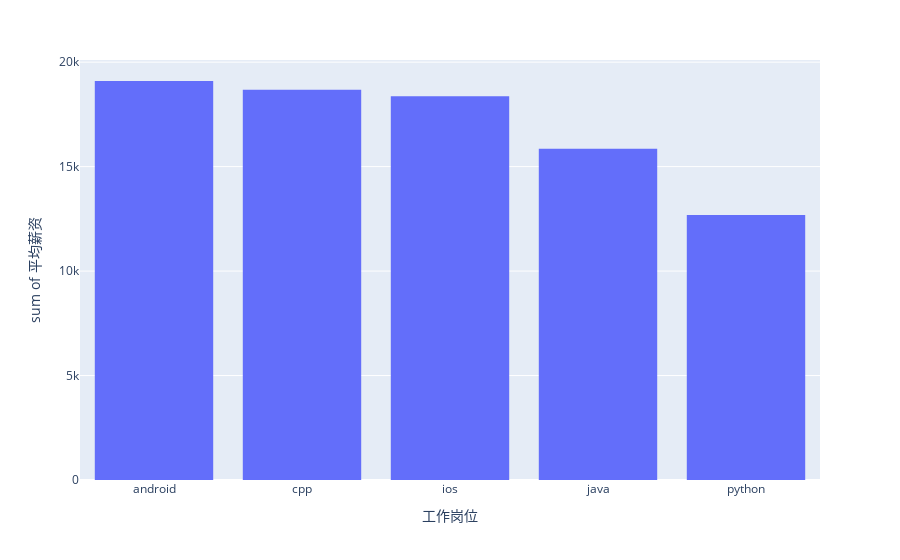

The code cell stored with this chart in its notebook:
### Code cell
fig = px.histogram(df, x="工作岗位",y='平均薪资')
fig.show()

### Figure 1 — Plotly figure (JSON) as saved in the notebook; plotly's stock layout.template omitted (floating-point values rounded to 4 significant figures)
{"data": [{"alignmentgroup": "True", "bingroup": "x", "histfunc": "sum", "hovertemplate": "工作岗位=%{x}<br>sum of 平均薪资=%{y}<extra></extra>", "legendgroup": "", "marker": {"color": "#636efa", "pattern": {"shape": ""}}, "name": "", "offsetgroup": "", "orientation": "v", "showlegend": false, "type": "histogram", "x": ["android", "cpp", "ios", "java", "python"], "xaxis": "x", "y": [19100.0, 18680.0, 18370.0, 15860.0, 12680.0], "yaxis": "y"}], "layout": {"autosize": true, "barmode": "relative", "legend": {"tracegroupgap": 0}, "margin": {"t": 60}, "xaxis": {"anchor": "y", "autorange": true, "domain": [0, 1], "range": [-0.5, 4.5], "title": {"text": "工作岗位"}, "type": "category"}, "yaxis": {"anchor": "x", "autorange": true, "domain": [0, 1], "range": [0, 20100.0], "title": {"text": "sum of 平均薪资"}, "type": "linear"}}}
